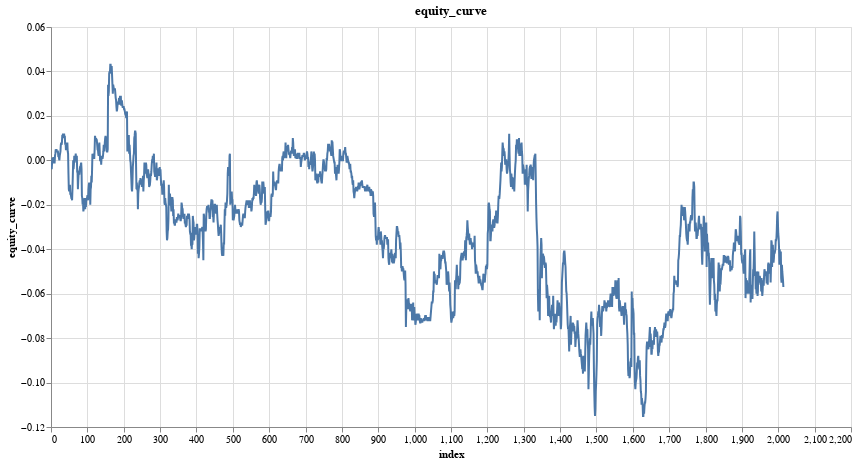

The notebook cell saved with this chart:
### Markdown cell above
- Our model is simple linear regression trying to predict future log returns from past log returns
- y_test contains actual historical log returns — the ground truth of what happened in the market over your forecast horizon.

Our approach above is this - 

    - Using predictions to decide direction (long/short)
    - Measuring performance against actual market moves
    - Working in log return space throughout

### Code cell
research.plot_column(trade_results,"equity_curve")

### Figure 1 — Vega specification as saved in the notebook (floating-point values rounded to 4 significant figures; data arrays with more than 128 entries replaced by an {"elided": "..."} marker saying what was removed)
{"$schema": "https://vega.github.io/schema/vega/v5.json", "data": [{"name": "param_6_store"}, {"name": "source_0", "values": {"elided": "2015 records"}}, {"name": "source_0_x_domain_index", "values": [{"min": 0, "max": 2014}]}, {"name": "source_0_y_domain_equity_curve", "values": [{"min": -0.115, "max": 0.043}]}], "signals": [{"name": "unit", "value": {}, "on": [{"events": "pointermove", "update": "isTuple(group()) ? group() : unit"}]}, {"name": "param_6", "update": "vlSelectionResolve(\"param_6_store\", \"union\")"}, {"name": "param_6_index", "on": [{"events": [{"source": "view", "type": "dblclick"}], "update": "null"}, {"events": {"signal": "param_6_translate_delta"}, "update": "panLinear(param_6_translate_anchor.extent_x, -param_6_translate_delta.x / width)"}, {"events": {"signal": "param_6_zoom_delta"}, "update": "zoomLinear(domain(\"x\"), param_6_zoom_anchor.x, param_6_zoom_delta)"}]}, {"name": "param_6_equity_curve", "on": [{"events": [{"source": "view", "type": "dblclick"}], "update": "null"}, {"events": {"signal": "param_6_translate_delta"}, "update": "panLinear(param_6_translate_anchor.extent_y, param_6_translate_delta.y / height)"}, {"events": {"signal": "param_6_zoom_delta"}, "update": "zoomLinear(domain(\"y\"), param_6_zoom_anchor.y, param_6_zoom_delta)"}]}, {"name": "param_6_tuple", "on": [{"events": [{"signal": "param_6_index || param_6_equity_curve"}], "update": "param_6_index && param_6_equity_curve ? {unit: \"\", fields: param_6_tuple_fields, values: [param_6_index,param_6_equity_curve]} : null"}]}, {"name": "param_6_tuple_fields", "value": [{"field": "index", "channel": "x", "type": "R"}, {"field": "equity_curve", "channel": "y", "type": "R"}]}, {"name": "param_6_translate_anchor", "value": {}, "on": [{"events": [{"source": "scope", "type": "pointerdown"}], "update": "{x: x(unit), y: y(unit), extent_x: domain(\"x\"), extent_y: domain(\"y\")}"}]}, {"name": "param_6_translate_delta", "value": {}, "on": [{"events": [{"source": "window", "between": [{"source": "scope", "type": "pointerdown"}, {"source": "window", "type": "pointerup"}], "consume": true, "type": "pointermove"}], "update": "{x: param_6_translate_anchor.x - x(unit), y: param_6_translate_anchor.y - y(unit)}"}]}, {"name": "param_6_zoom_anchor", "on": [{"events": [{"source": "scope", "type": "wheel", "consume": true}], "update": "{x: invert(\"x\", x(unit)), y: invert(\"y\", y(unit))}"}]}, {"name": "param_6_zoom_delta", "on": [{"events": [{"source": "scope", "type": "wheel", "consume": true}], "update": "pow(1.001, event.deltaY * pow(16, event.deltaMode))", "force": true}]}, {"name": "param_6_modify", "on": [{"events": {"signal": "param_6_tuple"}, "update": "modify(\"param_6_store\", param_6_tuple, true)"}]}], "marks": [{"type": "line", "name": "marks", "from": {"data": "source_0"}, "sort": {"field": "x"}, "encode": {"update": {"y": {"field": "equity_curve", "scale": "y"}, "x": {"field": "index", "scale": "x"}, "defined": {"signal": "isValid(datum[\"index\"]) && isFinite(+datum[\"index\"]) && isValid(datum[\"equity_curve\"]) && isFinite(+datum[\"equity_curve\"])"}, "tooltip": {"signal": "{\"index\": format(datum[\"index\"], \"\"), \"equity_curve\": format(datum[\"equity_curve\"], \"\")}"}, "stroke": {"value": "#4c78a8"}}}, "interactive": true, "clip": true, "style": ["line"]}], "scales": [{"name": "x", "type": "linear", "domain": [{"signal": "(data(\"source_0_x_domain_index\")[0] || {}).min"}, {"signal": "(data(\"source_0_x_domain_index\")[0] || {}).max"}], "range": [0, {"signal": "width"}], "nice": true, "domainRaw": {"signal": "param_6[\"index\"]"}, "zero": false}, {"name": "y", "type": "linear", "domain": [{"signal": "(data(\"source_0_y_domain_equity_curve\")[0] || {}).min"}, {"signal": "(data(\"source_0_y_domain_equity_curve\")[0] || {}).max"}], "range": [{"signal": "height"}, 0], "domainRaw": {"signal": "param_6[\"equity_curve\"]"}, "nice": true, "zero": true}], "axes": [{"scale": "x", "ticks": false, "tickCount": {"signal": "ceil(width/40)"}, "gridScale": "y", "domain": false, "zindex": 0, "maxExtent": 0, "labels": false, "grid": true, "aria": false, "minExtent": 0, "orient": "bottom"}, {"scale": "y", "labels": false, "orient": "left", "grid": true, "maxExtent": 0, "minExtent": 0, "tickCount": {"signal": "ceil(height/40)"}, "gridScale": "x", "aria": false, "domain": false, "zindex": 0, "ticks": false}, {"scale": "x", "labelFlush": true, "title": "index", "labelOverlap": true, "grid": false, "tickCount": {"signal": "ceil(width/40)"}, "orient": "bottom", "zindex": 0}, {"scale": "y", "labelOverlap": true, "grid": false, "tickCount": {"signal": "ceil(height/40)"}, "zindex": 0, "orient": "left", "title": "equity_curve"}], "title": {"text": "equity_curve", "frame": "group"}, "style": "cell", "width": 800, "background": "white", "padding": 5, "height": 400}
